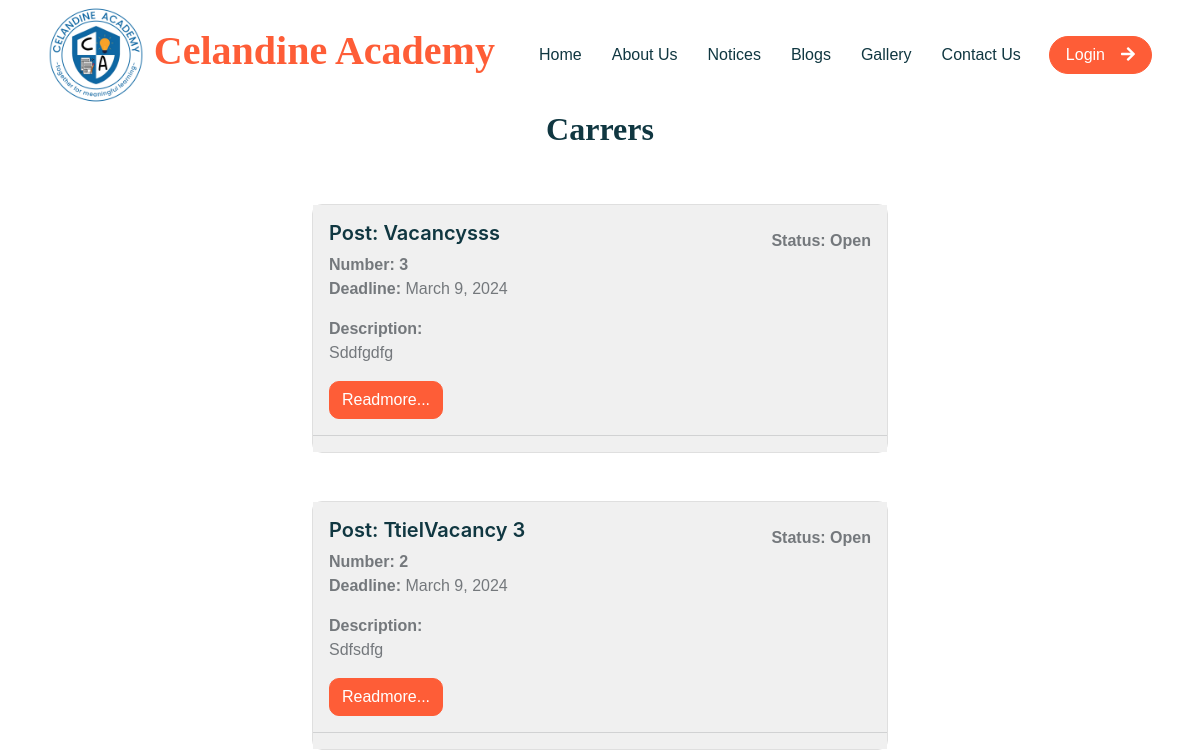
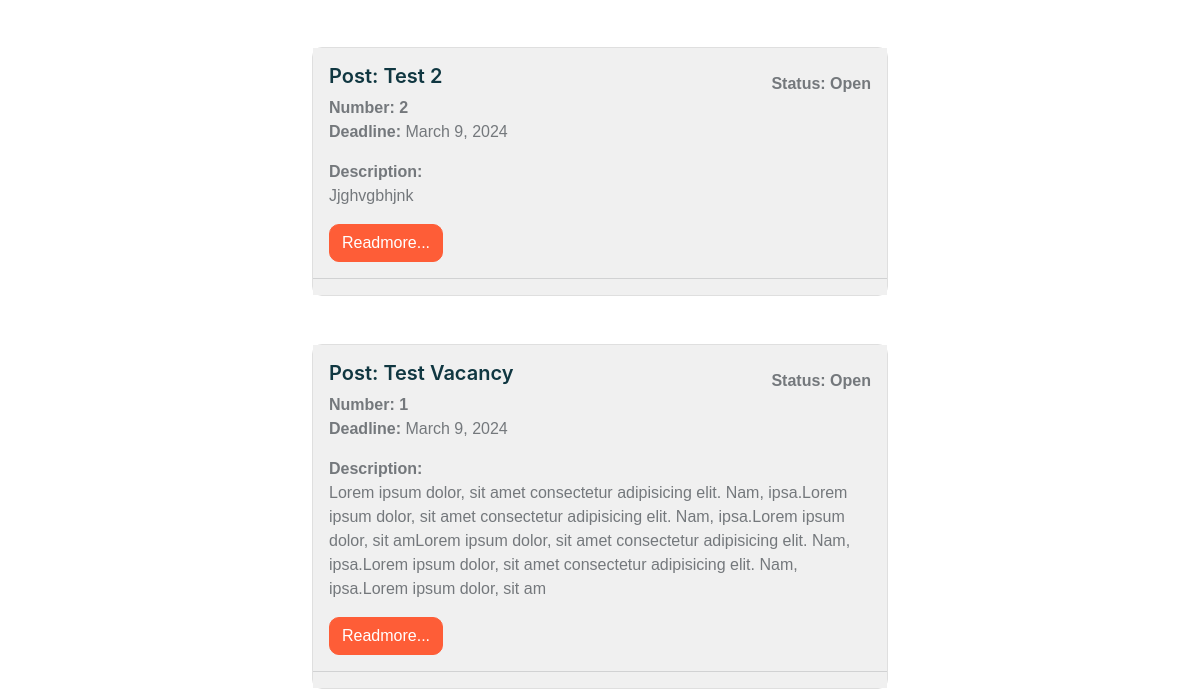
The page /carrers/ (upper part) on the database as committed earlier (2 pictures, top to bottom).
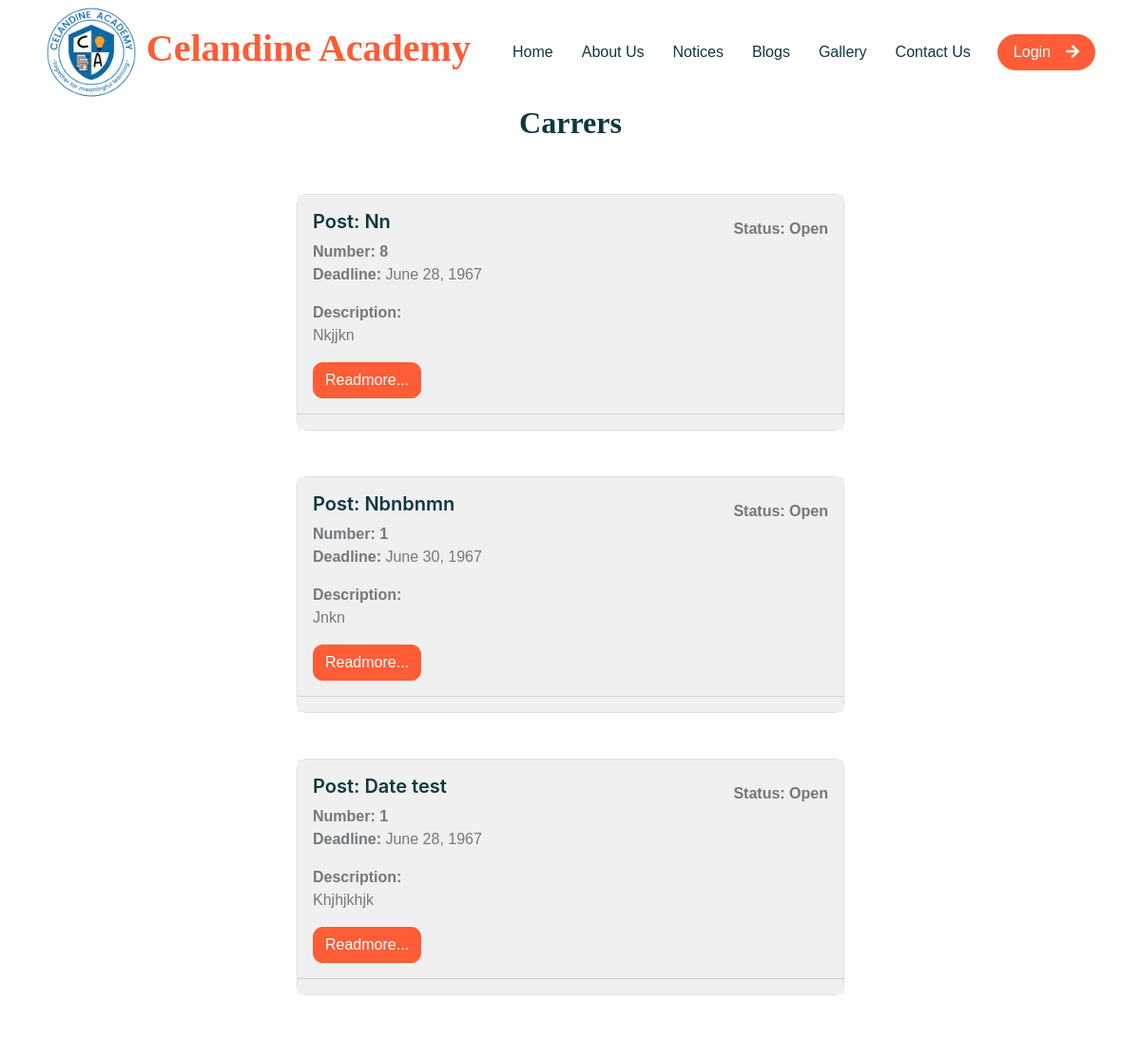
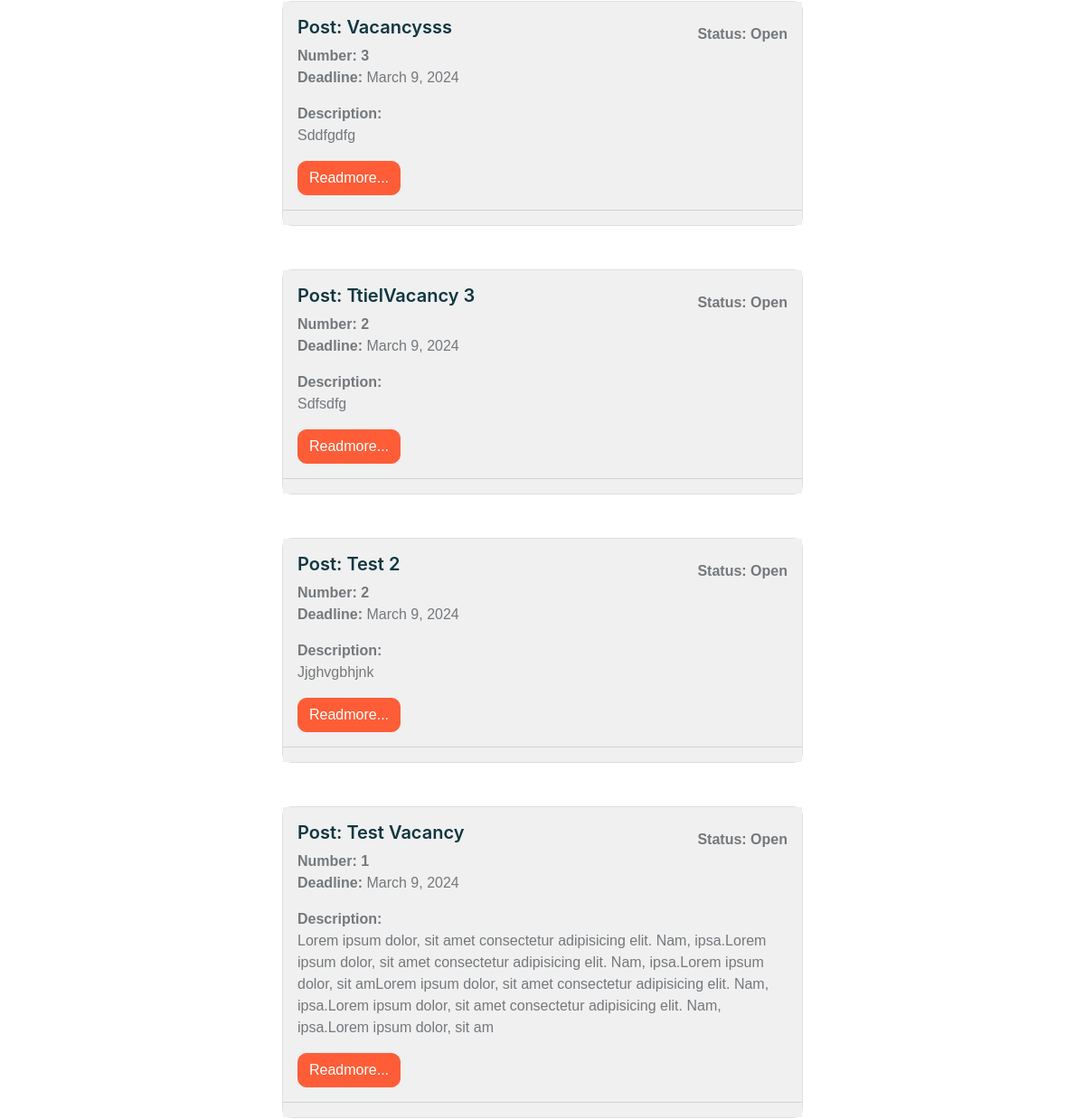
The same page on the database as committed later (2 pictures, top to bottom).
### base/models.py (models this page shows, shortened)
class Vacancy(models.Model):
    STATUS_TYPES = (
        ('Open', 'Open'),
        ('Closed', 'Closed')
    )
    title = models.CharField(max_length=255)
    slug = models.SlugField(max_length=255, unique=True, blank=True, null=True)
    number = models.IntegerField()
    deadline = models.DateField()
    desc = models.TextField()
    status = models.CharField(max_length=10, choices=STATUS_TYPES)
    created_at = models.DateTimeField(auto_now_add=True)
    class Meta:
        verbose_name_plural = "17. Vacancy"
        ordering = ['-created_at']

### base/views.py (the view)
# urls.py: path('carrers/', views.carrers, name='carrers'),
def carrers(request):
    vacancys = Vacancy.objects.all()
    context = {'vacancys': vacancys}
    return render(request, 'carrers.html', context)

### base/context_processors.py (called while the page is built)
def blog_data(request):
    blogs = Blog.objects.all()
    return {'blogdata': blogs}

def calendar_data(request):
    calendars = Calendar.objects.all().order_by('-is_default')
    return {'calendardata': calendars}

def custom_data(request):
    if SchoolSetup.objects.all().exists():
        setup = SchoolSetup.objects.all().order_by('-created_at')
        data = setup[0]
        return {'data': data}
    else:
        data=None
        return {'data': data}

def social_data(request):
    if Socials.objects.all().exists():
        social = Socials.objects.all().order_by('-created_at')
        sodata = social[0]
        return {'sodata': sodata}
    else:
        sodata=None
        return {'sodata': sodata}

def vision_data(request):
    if Vision.objects.all().exists():
        vision = Vision.objects.all().order_by('-created_at')
        vdata = vision[0]
        return {'vdata': vdata}
    else:
        vdata = None
        return {'vdata': vdata}

def message_data(request):
    msgdata = MessageFrom.objects.all()
    return {'message_data': msgdata}

def team_data(request):
    team = TeamMember.objects.all()
    return {'tdata': team}

### templates/carrers.html
{% extends 'main.html' %}
{% load static %}
{% block content %}
<div class="container-xxl bg-white p-0">
    <div class="container-fluid">
        <div class="row mb-5">
            <div class="col text-center">
                <h2>Carrers</h2>
            </div>
        </div>
        <div class="row justify-content-center">
            <div class="col-6">
                {% for vacancy in vacancys %}
                <div class="card mb-5">
                    <div class="row g-0" style="background: rgb(240, 240, 240);">
                        <div class="col"">
                            <div class=" card-body">
                            <div class="row align-items-end">
                                <div class="col">
                                    <a href="{% url 'carrer' vacancy.slug %}">
                                        <h5 class="card-title"> Post: {{vacancy.title |capfirst }}</h5>
                                    </a>
                                </div>
                                <div class="col text-end">
                                    <b>Status: {{vacancy.status}}</b>
                                </div>
                            </div>
                            <b> Number: {{vacancy.number}}</b>
                            <p class="card-text"><b>Deadline:</b>
                                {{vacancy.deadline}}
                            </p>
                            <b class="card-text"> Description:</b>
                            <p> {{vacancy.desc |capfirst }}</p>
                            <a href="{% url 'carrer' vacancy.slug %}" class="btn btn-primary">Readmore...</a>
                        </div>
                    </div>
                    <hr>
                </div>
            </div>
            {% endfor %}
        </div>
    </div>
</div>
</div>
{% endblock %}

Rows that differ between the two databases and show on the page:
added Vacancy: title "Nn", status "Open", number "8", deadline "June 28, 1967", desc "Nkjjkn"
added Vacancy: title "Nbnbnmn", status "Open", number "1", deadline "June 30, 1967", desc "Jnkn"
added Vacancy: title "Date test", status "Open", number "1", deadline "June 28, 1967", desc "Khjhjkhjk"
